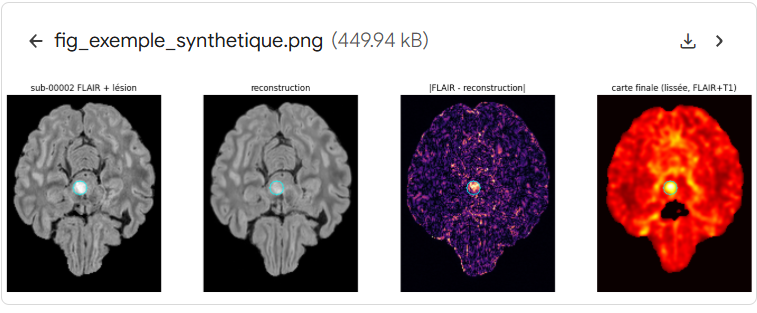
#> input picture figures/sources/capture_fig_exemple_synthetique.png, 757 x 313 px
$ python figures_diagnostic_diffusion.py
#> lines starting #> are read from the running program, lines starting #| are printed output that depends on the picture; after the words box and inside, x2 and y2 are one past the last pixel; in counts of white or black regions, pixels touching at a corner belong together
"""English versions of the two diagnostic figures of the diffusion model, built from the Kaggle figures.

Sources (figures/sources/): the figures produced by the notebook "FCD - Diagnostic du modèle de diffusion".
Currently screen captures of the Kaggle viewer (low resolution). If the original PNG files are downloaded,
put them in figures/sources/ as fig_exemple_synthetique.png and fig_profils.png and run with --originals
(the crop boxes are then detected automatically, see below).
Only text is replaced (French labels -> English); image content and data points are unchanged.
"""
import sys
from pathlib import Path
import numpy as np
from PIL import Image
import matplotlib
matplotlib.use('Agg')
import matplotlib.pyplot as plt

ROOT = Path(__file__).resolve().parents[1]
SRC, F = ROOT / 'figures' / 'sources', ROOT / 'figures'
plt.rcParams.update({'font.size': 8.5, 'pdf.fonttype': 42, 'font.family': 'DejaVu Sans'})


def crop(im, box):
    return np.asarray(im.crop(box))


# ---------------------------------------------------------------- synthetic-lesion example (4 panels)
im = Image.open(SRC / 'capture_fig_exemple_synthetique.png').convert('RGB')
#> im is the input picture: PIL image 757x313 RGB; mean R, G, B 159.6, 143.2, 146
boxes = [(7, 95, 161, 291), (203, 95, 358, 291), (400, 95, 555, 291), (597, 95, 751, 291)]
titles = ['FLAIR with inserted lesion\n(control sub-00002)', 'Pseudo-healthy\nreconstruction (DDPM)',
          '|FLAIR $-$ reconstruction|', 'Initial anomaly map\n(smoothed, FLAIR + T1)']
fig, ax = plt.subplots(1, 4, figsize=(7.2, 2.35))
for a, b, t in zip(ax, boxes, titles):
    a.imshow(crop(im, b)); a.set_title(t, fontsize=8); a.axis('off')
fig.tight_layout(w_pad=0.6)
fig.savefig(F / 'fig_ddpm_synthetic_example.pdf', bbox_inches='tight', dpi=300)
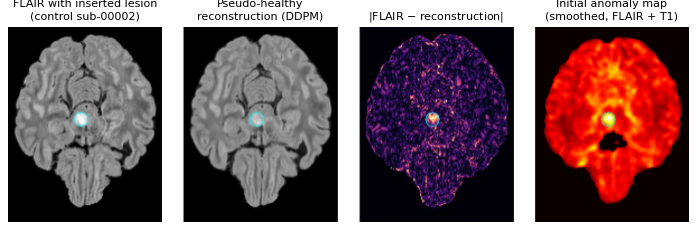
#> figure drawn by matplotlib, 4 panels
fig.savefig(F / 'fig_ddpm_synthetic_example.png', bbox_inches='tight', dpi=300)
plt.close(fig)

# ---------------------------------------------------------------- score profiles in healthy controls
im = Image.open(SRC / 'capture_fig_profils.png').convert('RGB')
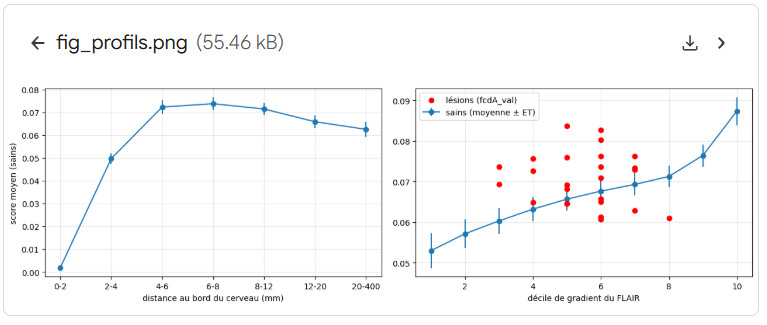
#> input picture figures/sources/capture_fig_profils.png, 767 x 325 px
#> im is the input picture: PIL image 767x325 RGB; mean R, G, B 249.1, 249.1, 249.5
left = np.array(im.crop((20, 85, 385, 294)))
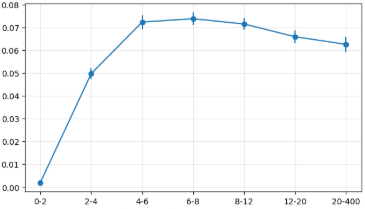
#> left: shape (209, 365, 3); mean R, G, B 248.5, 249.3, 249.8
right = np.array(im.crop((385, 85, 758, 294))).copy()
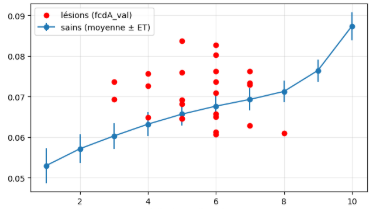
#> right: shape (209, 373, 3); mean R, G, B 248.1, 247.2, 247.9
right[5:40, 33:166] = 255                          # remove the French legend (redrawn in English below)
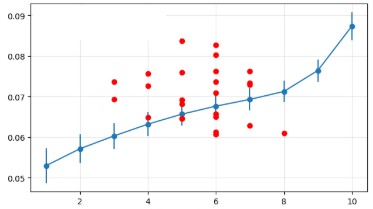
#> right: shape (209, 373, 3); 3.07% of pixels changed, all inside (x1, y1, x2, y2) = (33, 5, 166, 40)
fig, ax = plt.subplots(1, 2, figsize=(7.2, 2.7))
for a, img in zip(ax, (left, right)):
    a.imshow(img); a.set_xticks([]); a.set_yticks([])
    for s in a.spines.values(): s.set_visible(False)
#> this loop made 2 passes
ax[0].set_xlabel('Distance from the brain boundary (mm)')
ax[0].set_ylabel('Mean score, healthy controls')
ax[0].set_title('(a) Score vs distance to the brain boundary', loc='left', fontsize=8.5)
ax[1].set_xlabel('Decile of FLAIR gradient magnitude')
ax[1].set_title('(b) Score vs local contrast', loc='left', fontsize=8.5)
ax[1].scatter([], [], c='red', s=12, label='FCD lesions (dev. A)')
ax[1].errorbar([], [], yerr=[], fmt='o-', color='#1f77b4', ms=4, label='healthy (mean ± SD)')
ax[1].legend(loc='upper left', bbox_to_anchor=(0.085, 0.99), fontsize=6, frameon=False, handlelength=1.2, borderpad=0.2, labelspacing=0.25)
fig.tight_layout(w_pad=0.8)
fig.savefig(F / 'fig_ddpm_profiles.pdf', bbox_inches='tight', dpi=300)
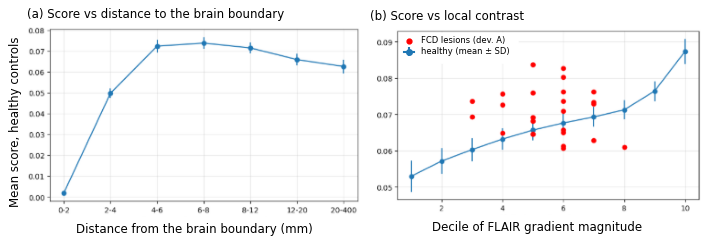
#> figure drawn by matplotlib, 2 panels
fig.savefig(F / 'fig_ddpm_profiles.png', bbox_inches='tight', dpi=300)
plt.close(fig)
print('OK: fig_ddpm_synthetic_example, fig_ddpm_profiles')

# ---------------------------------------------------------------- training curves (values printed in the verifica log)
import pandas as pd
D = ROOT / 'data'
#> (the run stopped early here; a loop or call above may not have finished)
